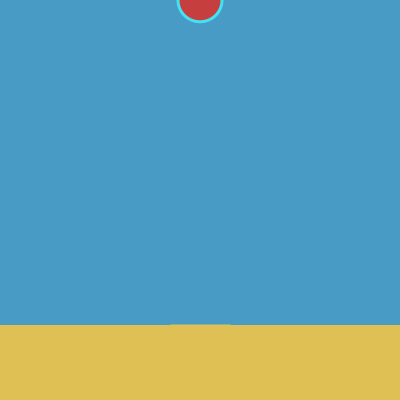
Frame 1 (no input)
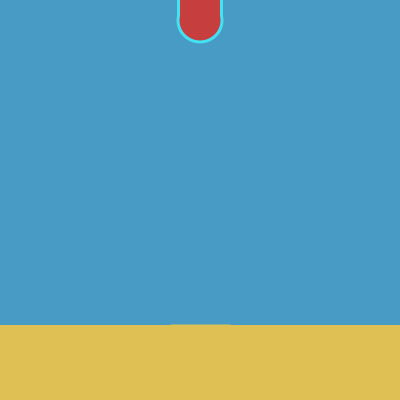
Frame 60 (the mouse pressed at the canvas centre just before this capture)
Frame 120 (the mouse held since frame 60 and released just before this capture): identical to frame 60, image omitted

The Processing sketch that drew these frames (run headless with seeded random() and noise(); from frame 60 on, the mouse is pressed at the canvas centre):

// Processing sketch: processing_39220
// ── processing_39220.pde

int eventTime = 5000;
float timePassed; 
float py, px, vx, vy;
int fill1, fill2, fill3;
int fill4, fill5, fill6;
int[] justice1 = new int[50];
int[] justice2 = new int[50];
int[] justiceX = new int[50];
int[] justiceY = new int[50];
int height1, height2, height3, height4, height5, height6;

 
void setup(){
  size(400,400);
  smooth();
  for(int i = 0; i < 50; i++){
    justice1[i] = -5;
    justice2[i] = -5;
  }
  fuse(); 
}
 
void draw(){
  background(255);
  
  noStroke();
  fill(fill1, fill2, fill3);
  rect(0,0,400,400);
  
  stroke(0);
  py += vy;
  vy *= 1.01;
  drawShape(px, py);
  
  fill(222, 192, 85);
  for(int i = 0; i < 50; i++){
    justice1[i] += justiceX[i];
    justice2[i] += justiceY[i];
    ellipse(justice1[i], justice2[i], 5, 5); 
  }
  
  noStroke();
  fill(222, 192, 85);
  rect(0,325,400,400);
  stroke(0);
  
  fill(198, 62, 62);
  beginShape();
  stroke(fill4, fill5, fill6);
  strokeWeight(2);
  vertex(175, 325);
  vertex(170, 310 - height1);
  vertex(185, 310 - height2);
  vertex(195, 310 - height3);
  vertex(205, 310 - height4);
  vertex(215, 310 - height5);
  vertex(230, 310 - height6);
  vertex(225, 325);
  endShape(CLOSE);
  
  if ((millis() >= eventTime) && (millis() <= eventTime + 20)) {
    event();
  }
  if(millis() >= eventTime){
    event2();
  }
}
 
void mousePressed(){
  eventTime = millis() + 5000;
  fuse();
}

void drawShape(float x, float y){
  noStroke();
  fill(66, 226, 242);
  rect(x - 23, 0, 46, y);
  ellipse(x, y, 47, 46);
  fill(198, 62, 62);
  rect(x - 20, 0, 40, y);
  ellipse(x, y, 41, 40);
}
 
void fuse(){
  px = 200;
  py = 0;
  vy = .25;
  
  for(int i = 0; i < 50; i++){
    justiceX[i] = (int) random(-10, 10);
    justiceY[i] = (int) random(-10, 0);
  }
  
  fill1 = 71;
  fill2 = 155;
  fill3 = 196;
  fill4 = 222;
  fill5 = 192;
  fill6 = 85;
  
  height1 = height2 = height3 = height4 = height5 = height6 = -15;
}
 
void event(){
  fill1 = (int)random(0, 131);
  fill2 = (int)random(0, 131);
  fill3 = (int)random(0, 131);
   
  for(int i = 0; i < 50; i++){
    justice1[i] = 200;
    justice2[i] = 330;
  }
} 
  
void event2(){
  fill4 = 66;
  fill5 = 226;
  fill6 = 242;
  height1 = (int)random(0, 15);
  height2 = (int)random(0, 15);
  height3 = (int)random(0, 15);
  height4 = (int)random(0, 15);
  height5 = (int)random(0, 15);
  height6 = (int)random(0, 15);
}
